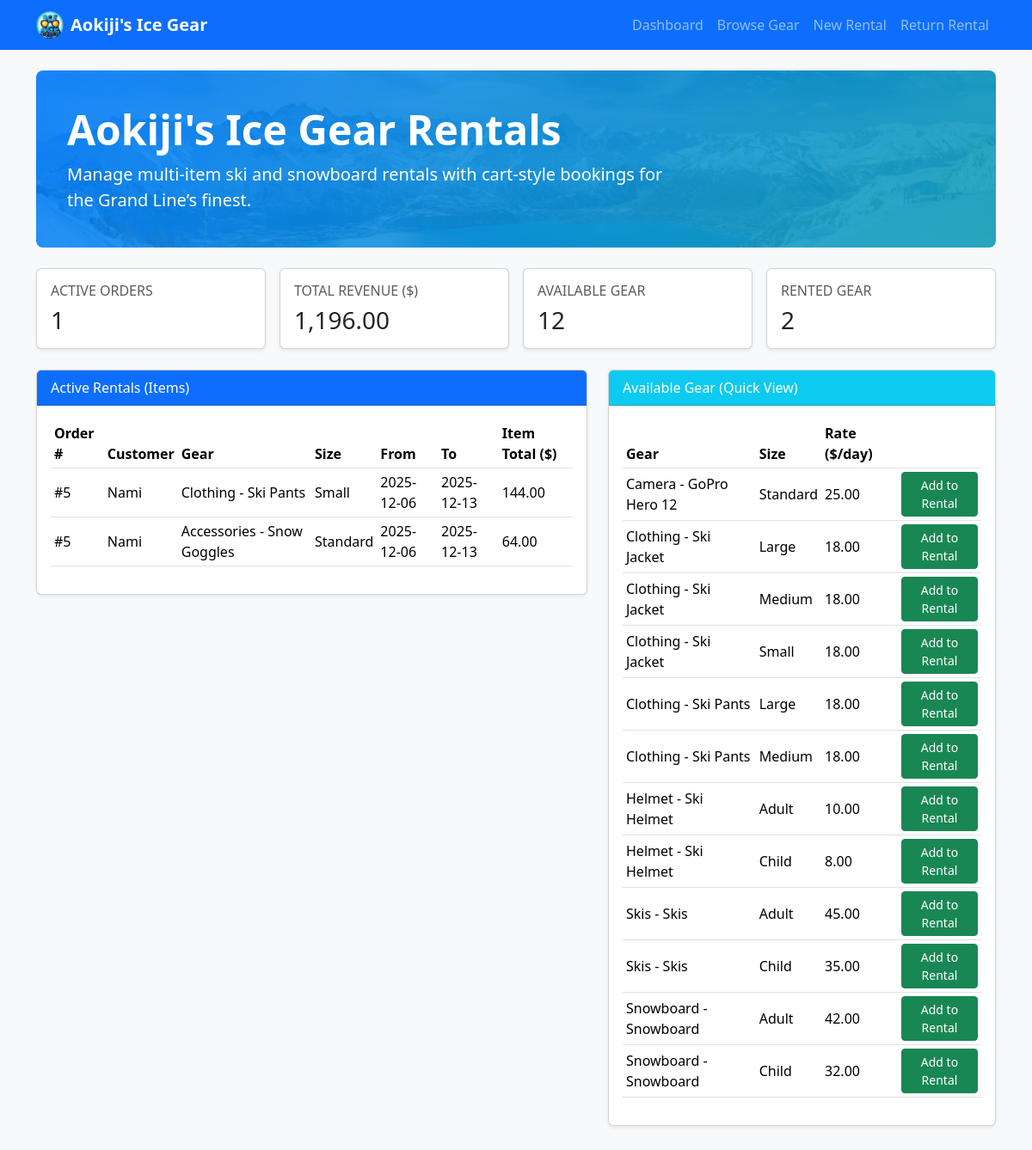
/php/index.php, run on the app's committed database.
### tables this page shows
CREATE TABLE `rental_orders` (
  `id` int(11) NOT NULL,
  `user_id` int(11) NOT NULL,
  `start_date` date NOT NULL,
  `end_date` date NOT NULL,
  `total_price` decimal(10,2) NOT NULL DEFAULT 0.00,
  `status` enum('active','returned','cancelled') NOT NULL DEFAULT 'active',
  `created_at` timestamp NOT NULL DEFAULT current_timestamp()
);

CREATE TABLE `users` (
  `id` int(11) NOT NULL,
  `full_name` varchar(100) NOT NULL,
  `email` varchar(150) NOT NULL
);

CREATE TABLE `equipment` (
  `id` int(11) NOT NULL,
  `name` varchar(100) NOT NULL,
  `category` varchar(50) NOT NULL,
  `size` varchar(50) DEFAULT NULL,
  `daily_rate` decimal(8,2) NOT NULL,
  `status` enum('available','rented','maintenance') NOT NULL DEFAULT 'available'
);

CREATE TABLE `rental_items` (
  `id` int(11) NOT NULL,
  `rental_id` int(11) NOT NULL,
  `equipment_id` int(11) NOT NULL,
  `daily_rate` decimal(10,2) NOT NULL,
  `line_total` decimal(10,2) NOT NULL
);

### php/index.php (the view, shortened to what this page needs)
<?php
require 'db.php';
include 'header.php';
$active = $conn->query("
    SELECT
        ro.id AS order_id,
        u.full_name,
        e.name,
        e.category,
        e.size,
        ro.start_date,
        ro.end_date,
        ri.line_total
    FROM rental_orders ro
    JOIN users u ON ro.user_id = u.id
    JOIN rental_items ri ON ri.rental_id = ro.id
    JOIN equipment e ON ri.equipment_id = e.id
    WHERE ro.status = 'active'
    ORDER BY ro.start_date DESC, ro.id DESC
");
$available = $conn->query("
    SELECT id, name, category, size, daily_rate
    FROM equipment
    WHERE status = 'available'
    ORDER BY category, name, size
");
$totalActiveOrders = 0;
$totalRevenue = 0.00;
$totalAvailable = 0;
$totalRented = 0;
$resA = $conn->query("SELECT COUNT(*) AS c FROM rental_orders WHERE status = 'active'");
if ($resA && $rowA = $resA->fetch_assoc()) {
    $totalActiveOrders = (int)$rowA['c'];
}
$resR = $conn->query("SELECT IFNULL(SUM(total_price),0) AS s FROM rental_orders");
if ($resR && $rowR = $resR->fetch_assoc()) {
    $totalRevenue = (float)$rowR['s'];
}
$resAv = $conn->query("SELECT COUNT(*) AS c FROM equipment WHERE status = 'available'");
if ($resAv && $rowAv = $resAv->fetch_assoc()) {
    $totalAvailable = (int)$rowAv['c'];
}
$resRt = $conn->query("SELECT COUNT(*) AS c FROM equipment WHERE status = 'rented'");
if ($resRt && $rowRt = $resRt->fetch_assoc()) {
    $totalRented = (int)$rowRt['c'];
}
?>
<div class="p-4 mb-4 rounded-3 text-white" style="background: linear-gradient(135deg, rgba(0,123,255,0.85), rgba(23,162,184,0.9)), url('images/hero.jpg') center/cover no-repeat;">
    <div class="container-fluid py-3">
        <h1 class="display-5 fw-bold">Aokiji's Ice Gear Rentals</h1>
        <p class="col-md-8 fs-5 mb-0">
            Manage multi-item ski and snowboard rentals with cart-style bookings for the Grand Line’s finest.
        </p>
    </div>
</div>
<div class="row mb-4 g-3">
    <div class="col-md-3">
        <div class="card shadow-sm h-100">
            <div class="card-body">
                <h6 class="text-muted text-uppercase mb-2">Active Orders</h6>
                <h3 class="mb-0"><?php echo $totalActiveOrders; ?></h3>
            </div>
        </div>
    </div>
    <div class="col-md-3">
        <div class="card shadow-sm h-100">
            <div class="card-body">
                <h6 class="text-muted text-uppercase mb-2">Total Revenue ($)</h6>
                <h3 class="mb-0"><?php echo number_format($totalRevenue, 2); ?></h3>
            </div>
        </div>
    </div>
    <div class="col-md-3">
        <div class="card shadow-sm h-100">
            <div class="card-body">
                <h6 class="text-muted text-uppercase mb-2">Available Gear</h6>
                <h3 class="mb-0"><?php echo $totalAvailable; ?></h3>
            </div>
        </div>
    </div>
    <div class="col-md-3">
        <div class="card shadow-sm h-100">
            <div class="card-body">
                <h6 class="text-muted text-uppercase mb-2">Rented Gear</h6>
                <h3 class="mb-0"><?php echo $totalRented; ?></h3>
            </div>
        </div>
    </div>
</div>
<div class="row">
    <div class="col-md-7 mb-4">
        <div class="card shadow-sm">
            <div class="card-header bg-primary text-white">Active Rentals (Items)</div>
            <div class="card-body">
                <?php if ($active && $active->num_rows > 0): ?>
                    <table class="table table-sm align-middle">
                        <thead>
                            <tr>
                                <th>Order #</th>
                                <th>Customer</th>
                                <th>Gear</th>
                                <th>Size</th>
                                <th>From</th>
                                <th>To</th>
                                <th>Item Total ($)</th>
                            </tr>
                        </thead>
                        <tbody>
                        <?php while ($row = $active->fetch_assoc()): ?>
                            <tr>
                                <td>#<?php echo $row['order_id']; ?></td>
                                <td><?php echo htmlspecialchars($row['full_name']); ?></td>
                                <td><?php echo htmlspecialchars($row['category'] . ' - ' . $row['name']); ?></td>
                                <td><?php echo htmlspecialchars($row['size']); ?></td>
                                <td><?php echo $row['start_date']; ?></td>
                                <td><?php echo $row['end_date']; ?></td>
                                <td><?php echo number_format($row['line_total'], 2); ?></td>
                            </tr>
                        <?php endwhile; ?>
                        </tbody>
                    </table>
                <?php else: ?>
                    <p class="mb-0">No active rentals right now.</p>
                <?php endif; ?>
            </div>
        </div>
    </div>
    <div class="col-md-5 mb-4">
        <div class="card shadow-sm">
            <div class="card-header bg-info text-white">Available Gear (Quick View)</div>
            <div class="card-body">
                <?php if ($available && $available->num_rows > 0): ?>
                    <table class="table table-sm align-middle">
                        <thead>
                            <tr>
                                <th>Gear</th>
                                <th>Size</th>
                                <th>Rate ($/day)</th>
                                <th></th>
                            </tr>
                        </thead>
                        <tbody>
                        <?php while ($row = $available->fetch_assoc()): ?>
                            <tr>
                                <td><?php echo htmlspecialchars($row['category'] . ' - ' . $row['name']); ?></td>
                                <td><?php echo htmlspecialchars($row['size']); ?></td>
                                <td><?php echo number_format($row['daily_rate'], 2); ?></td>
                                <td>
                                    <a href="new_rental.php?category=<?php echo urlencode($row['category']); ?>&name=<?php echo urlencode($row['name']); ?>" class="btn btn-sm btn-success">
                                        Add to Rental
                                    </a>
                                </td>
                            </tr>
                        <?php endwhile; ?>
                        </tbody>
                    </table>
                <?php else: ?>
                    <p class="mb-0">All gear is currently rented out.</p>
                <?php endif; ?>
            </div>
        </div>
    </div>
</div>
<?php
include 'footer.php';

### php/header.php (shortened to what this page needs)
<!DOCTYPE html>
<html>
<head>
    <link rel="stylesheet" href="https://cdn.jsdelivr.net/npm/bootstrap@5.3.3/dist/css/bootstrap.min.css">
</head>
<body>
<nav class="navbar navbar-expand-lg navbar-dark bg-primary mb-4">
    <div class="container">
        <a class="navbar-brand d-flex align-items-center" href="index.php">
            <img src="images/logo.jpg" alt="Aokiji Logo">
            <span class="fw-bold">Aokiji's Ice Gear</span>
        </a>
        <div class="collapse navbar-collapse" id="navMenu">
            <ul class="navbar-nav ms-auto">
                <li class="nav-item"><a class="nav-link" href="index.php">Dashboard</a></li>
                <li class="nav-item"><a class="nav-link" href="equipment.php">Browse Gear</a></li>
                <li class="nav-item"><a class="nav-link" href="new_rental.php">New Rental</a></li>
                <li class="nav-item"><a class="nav-link" href="return_rental.php">Return Rental</a></li>
            </ul>
        </div>
    </div>
</nav>
<div class="container mb-4">

### php/footer.php (shortened to what this page needs)
    </div>
</body>
</html>

### php/header.php (style rules this page uses)
body { background-color: #f8f9fa; }
.navbar-brand img { height: 32px; width: 32px; border-radius: 50%; object-fit: cover; margin-right: 8px; }

### data on the page
rental_orders: id "5", user.full_name "Nami", equipment.category+name "Clothing - Ski Pants", equipment.size "Small", start_date "2025-12-06", end_date "2025-12-13", rental_items.line_total "144.00", equipment.category+name "Accessories - Snow Goggles", equipment.size "Standard", rental_items.line_total "64.00"
equipment: category+name "Camera - GoPro Hero 12", size "Standard", daily_rate "25.00"
equipment: category+name "Clothing - Ski Jacket", size "Large", daily_rate "18.00"
equipment: category+name "Clothing - Ski Jacket", size "Medium", daily_rate "18.00"
equipment: category+name "Clothing - Ski Jacket", size "Small", daily_rate "18.00"
equipment: category+name "Clothing - Ski Pants", size "Large", daily_rate "18.00"
equipment: category+name "Clothing - Ski Pants", size "Medium", daily_rate "18.00"
equipment: category+name "Helmet - Ski Helmet", size "Adult", daily_rate "10.00"
equipment: category+name "Helmet - Ski Helmet", size "Child", daily_rate "8.00"
equipment: category+name "Skis - Skis", size "Adult", daily_rate "45.00"
equipment: category+name "Skis - Skis", size "Child", daily_rate "35.00"
equipment: category+name "Snowboard - Snowboard", size "Adult", daily_rate "42.00"
equipment: category+name "Snowboard - Snowboard", size "Child", daily_rate "32.00"

### other printed values
$totalActiveOrders "1"
$totalRevenue "1,196.00"
$totalAvailable "12"
$totalRented "2"
